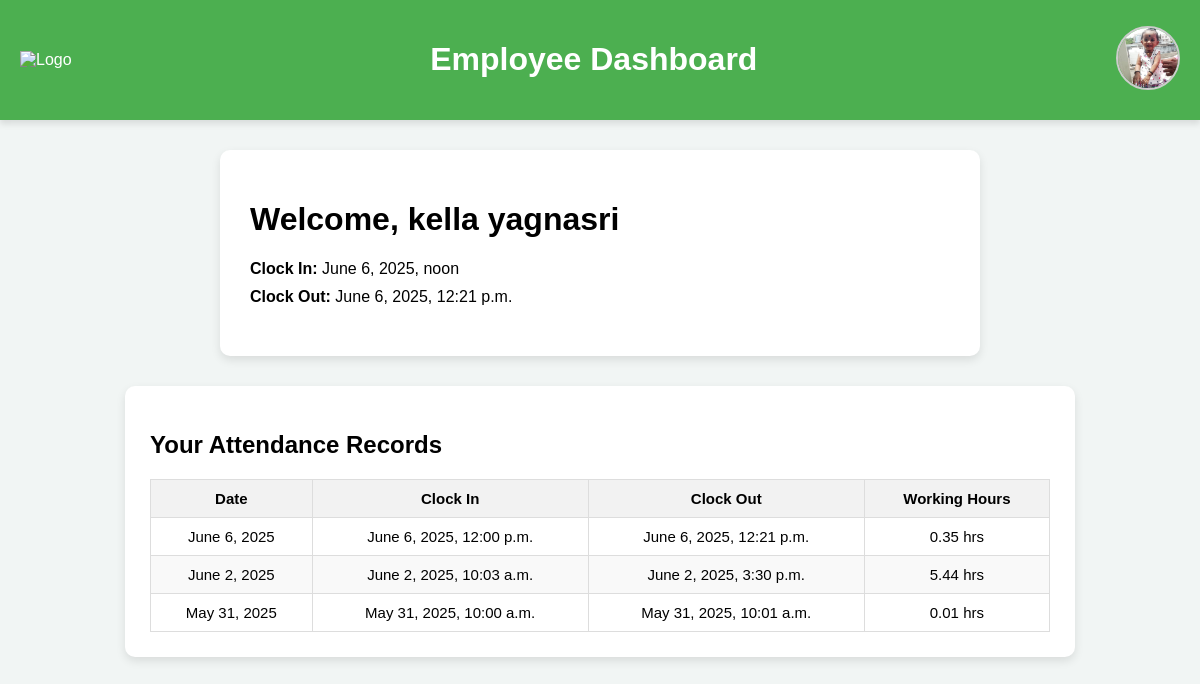
Screenshot of /employee/dashboard/ (signed in) with the database file from the repository.
### musterapp/models.py (models this page shows, shortened)
class CustomUser(AbstractUser):
    username = None
    role = models.CharField(choices=ROLE_TYPE, max_length=100)
    employee_id = models.CharField(max_length=100, unique=True)
    email = models.EmailField(max_length=254, unique=True)
    phone_number = models.CharField(max_length=15, blank=True, null=True)
    department = models.CharField(max_length=100, blank=True, null=True)
    profile_photo = models.ImageField(upload_to='profile_photos/', null=True, blank=True)
    is_active = models.BooleanField(default=True)
    is_staff = models.BooleanField(default=False)
    USERNAME_FIELD = "employee_id"
    REQUIRED_FIELDS = ['email']
    objects = UserManager()

class Attendance(models.Model):
    employee = models.ForeignKey(settings.AUTH_USER_MODEL, on_delete=models.CASCADE)
    clock_in = models.DateTimeField(null=True, blank=True)
    clock_in_location = models.CharField(max_length=255, blank=True, null=True)
    clock_out = models.DateTimeField(null=True, blank=True)
    clock_out_location = models.CharField(max_length=255, blank=True, null=True)
    date = models.DateField(auto_now_add=True)
    def working_hours(self):
        if self.clock_in and self.clock_out:
            return round((self.clock_out - self.clock_in).total_seconds() / 3600, 2)
        return None
    class Meta:
        unique_together = ('employee', 'date')

### musterapp/views.py (the view)
# urls.py: path('employee/dashboard/', views.employee_dashboard, name='employee_dashboard'),
@login_required
def employee_dashboard(request):
    if request.user.role != 'Employee':
        raise PermissionDenied
    today = timezone.localdate()
    today_attendance = Attendance.objects.filter(
        employee=request.user,
        date=today
    ).first()
    past_records = Attendance.objects.filter(
        employee=request.user
    ).order_by('-date')
    return render(request, 'employee_dashboard.html', {
        'attendance': today_attendance,
        'attendance_records': past_records,
    })

### musterapp/templates/employee_dashboard.html (shortened to what this page needs)
{% load tz %}
{% load static %}
<!DOCTYPE html>
<html lang="en">
<head>
    <link rel="stylesheet" href="{% static 'css/employee_dashboard.css' %}">
    <link rel="stylesheet" href="https://cdnjs.cloudflare.com/ajax/libs/font-awesome/5.15.4/css/all.min.css">
</head>
<body>
<div class="header">
    <div class="logo">
        <img src="https://www.lorainnovations.com/assets/img/Lora.jpg" alt="Logo">
    </div>
    <h1>Employee Dashboard</h1>
    <div class="profile">
        {% if user.profile_photo %}
            <img src="{{ user.profile_photo.url }}" alt="Profile Photo" class="profile-photo" onclick="toggleProfileModal()">
        {% else %}
            <img src="{% static 'images/default-user.png' %}" alt="Default Profile" class="profile-photo" onclick="toggleProfileModal()">
        {% endif %}
    </div>
</div>
<div class="container">
    <div class="dashboard-header">
        <h1>Welcome, {{ user.first_name }} {{ user.last_name }}</h1>
    </div>
    <div class="status-section">
        {% if attendance %}
            <div class="status">
                <p><strong>Clock In:</strong> {{ attendance.clock_in|localtime }}</p>
                <p><strong>Clock Out:</strong>
                    {% if attendance.clock_out %}
                        {{ attendance.clock_out|localtime }}
                    {% else %}
                        Not clocked out yet
                    {% endif %}
                </p>
            </div>
        {% else %}
            <div class="status">
                <p>No clock-in record for today.</p>
            </div>
        {% endif %}
    </div>
</div>
<div class="attendance-container">
    <h2>Your Attendance Records</h2>
    <table class="attendance-table">
        <thead>
            <tr>
                <th>Date</th>
                <th>Clock In</th>
                <th>Clock Out</th>
                <th>Working Hours</th>
            </tr>
        </thead>
        <tbody>
            {% for record in attendance_records %}
            <tr>
                <td>{{ record.date }}</td>
                <td>{{ record.clock_in|date:"F j, Y" }}, {{ record.clock_in|time:"g:i a" }}</td>
                <td>
                    {% if record.clock_out %}
                        {{ record.clock_out|date:"F j, Y" }}, {{ record.clock_out|time:"g:i a" }}
                    {% else %}
                        Not clocked out yet
                    {% endif %}
                </td>
                <td>{{ record.working_hours }} hrs</td>
            </tr>
            {% empty %}
            <tr>
                <td colspan="4">No records found.</td>
            </tr>
            {% endfor %}
        </tbody>
    </table>
</div>
</body>
</html>

### musterapp/static/css/employee_dashboard.css (style rules this page uses)
body { font-family: Arial, sans-serif; background-color: #f1f5f4; margin: 0; padding: 0; }
.header { background-color: #4CAF50; color: white; padding: 20px; display: flex; align-items: center; justify-content: space-between; box-shadow: 0 4px 6px rgba(0, 0, 0, 0.1); }
.logo img { height: 40px; }
.profile { position: relative; }
.container { background-color: white; max-width: 700px; margin: 30px auto; padding: 30px; border-radius: 10px; box-shadow: 0 4px 10px rgba(0, 0, 0, 0.1); }
.dashboard-header { margin-bottom: 20px; }
.status-section p { font-size: 16px; margin: 10px 0; }
.attendance-container { max-width: 900px; margin: 20px auto; background: white; padding: 25px; border-radius: 10px; box-shadow: 0 4px 10px rgba(0, 0, 0, 0.1); }
.attendance-table { width: 100%; border-collapse: collapse; font-size: 15px; }
.attendance-table th, .attendance-table td { border: 1px solid #ddd; padding: 10px; text-align: center; }
.attendance-table th { background-color: #f2f2f2; font-weight: bold; }
.attendance-table tr:nth-child(even) { background-color: #f9f9f9; }
.profile-photo { width: 60px; height: 60px; border-radius: 50%; object-fit: cover; cursor: pointer; border: 2px solid #ccc; transition: 0.3s ease; }

### rows the page displays
CustomUser: profile_photo (picture), first_name "kella", last_name "yagnasri"
Attendance: clock_in "June 6, 2025, noon", clock_out "June 6, 2025, 12:21 p.m.", date "June 6, 2025", clock_in "June 6, 2025", clock_in "12:00 p.m.", clock_out "June 6, 2025", clock_out "12:21 p.m.", working_hours "0.35"
Attendance: date "June 2, 2025", clock_in "June 2, 2025", clock_in "10:03 a.m.", clock_out "June 2, 2025", clock_out "3:30 p.m.", working_hours "5.44"
Attendance: date "May 31, 2025", clock_in "May 31, 2025", clock_in "10:00 a.m.", clock_out "May 31, 2025", clock_out "10:01 a.m.", working_hours "0.01"
